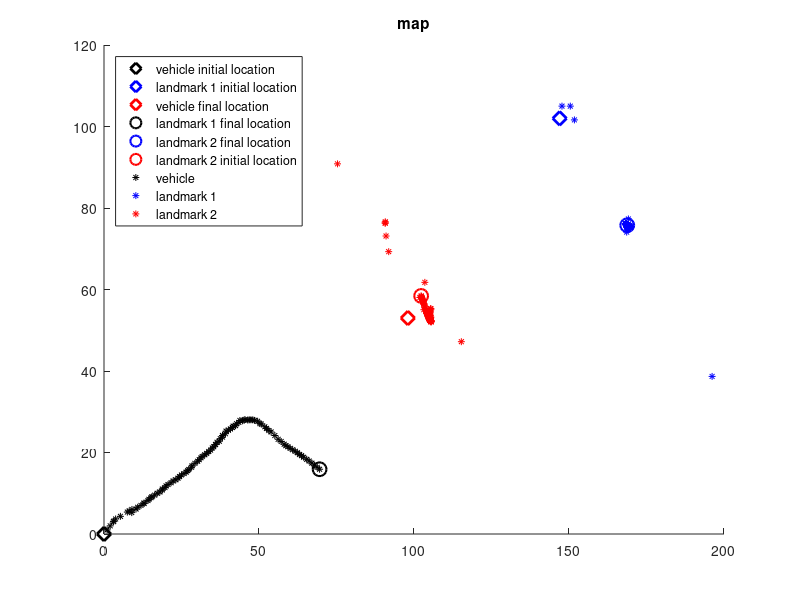

The MATLAB script that drew this image: (Note: this script raises an error after producing the figure.)
close all
clear all
load s1.mat
load s2.mat

s{1} = s1;
s{2} = s2;
clear s1 s2

mu0 = [0, 0, 0, 147, 102, 98, 53]';
lengthMu = size(mu0,1);
numLandmarks = (lengthMu - 3)/2;
sigma0 = zeros(lengthMu);
for i = (lengthMu - (numLandmarks*2) + 1):7
    sigma0(i,i) = 10^150;
end

vt = 1; %velocity in  m/s
wt = 10^-150;%radial velocity (straight line)
dt = 1;%sampling time in s

R = zeros(lengthMu);
for i=1:3
    R(i,i) = 0.1;
end
Q = zeros(lengthMu);
Q((lengthMu - (numLandmarks*2) + 1): lengthMu, (lengthMu - (numLandmarks*2) + 1): lengthMu) = diag([0.1,0.01,0.1,0.01]);

for i = 1:size(s{1},2)
    Qt{i} = Q(3+((i-1)*2+(1:2)),3+((i-1)*2+(1:2)));
end

mut1 = mu0;
sigmat1 = sigma0;
    Fx = [eye(3),zeros(3,numLandmarks*2)];
    vw = vt/wt;
    wdt = wt*dt;
    
    
for i = 1:size(s{1},1)
    %%
    %Prediction
    
    temp = [(-vw*sin(mut1(3)))+(vw*sin(mut1(3)+wdt));
        (-vw*sin(mut1(3)))+(vw*sin(mut1(3)+wdt));
        wdt];
    mut = mut1 + Fx' * temp;
    temp(3,1) = 0;
    temp = [zeros(3,2), temp];
    Gt = eye(lengthMu) + Fx' * temp * Fx; 
    sigmat = (Gt*sigmat1*Gt') + R;
    
    %%
    %Correction
    for j = 1:numLandmarks
     delta = [mut(3+((j-1)*2+(1:2))) - mut(1:2)];
     q = delta' * delta;
     zt = [sqrt(q); atan2(delta(2),delta(1))-mut(3)];
     Fxj = [Fx; zeros(2,3),zeros(2,2*j-2),eye(2),zeros(2,2*size(s{1},2)-2*j)];  
     Ht = (1/q .* [-sqrt(q)*delta(1), -sqrt(q)*delta(2), 0, sqrt(q)*delta(1), sqrt(q)*delta(2); delta(2), -delta(1), -q, -delta(2), delta(1)]) * Fxj;
     Kt = sigmat*Ht'*pinv(Ht*sigmat*Ht' + Q(3+((j-1)*2+(1:2)),3+((j-1)*2+(1:2))));
     
     mut = mut + (Kt*(s{j}(i,:)' - zt));
     sigmat = (eye(7) - Kt*Ht)*sigmat;
     clear delta q zt Fxj Ht Kt
    end
    
    mut1 = mut;
    sigmat1 = sigmat;
    mu{i} = mut;
    muu(i,:) = mut;
    sigma{i} = sigmat;
    clear mut sigmat
     
    
end

figure;
hold on
    
    plot(mu0(1), mu0(2), 'kd', 'LineWidth',2,'MarkerSize',10);
    plot(mu0(4), mu0(5), 'bd', 'LineWidth',2,'MarkerSize',10);
    plot(mu0(6), mu0(7), 'rd', 'LineWidth',2,'MarkerSize',10);
    
    plot(muu(100,1), muu(100,2), 'ko', 'LineWidth',1.5,'MarkerSize',10);
    plot(muu(100,4), muu(100,5), 'bo', 'LineWidth',1.5,'MarkerSize',10);
    plot(muu(100,6), muu(100,7), 'ro', 'LineWidth',1.5,'MarkerSize',10);
    
for i = 1:size(muu,1)
    plot(muu(i,1), muu(i,2), 'k*','MarkerSize',5);
    plot(muu(i,4), muu(i,5), 'b*','MarkerSize',5);
    plot(muu(i,6), muu(i,7), 'r*','MarkerSize',5);
end
hold off
title("map");
legend("vehicle initial location", "landmark 1 initial location","vehicle final location", "landmark 1 final location", "landmark 2 final location", "landmark 2 initial location", "vehicle", "landmark 1", "landmark 2",'Location','northwest');

clear mu
mu = muu;
T = table(mu);
writetable(T,'mu.txt','Delimiter', ' ')


